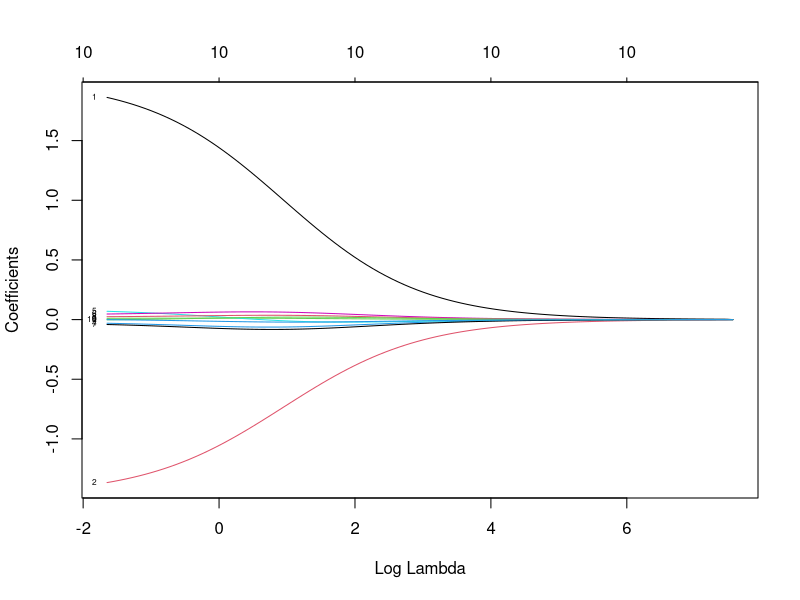

Write the R code that produced this figure.
#  Data: create near-collinearity 
set.seed(123)
n <- 200
x1 <- rnorm(n)
x2 <- x1 + rnorm(n, sd = 1e-3)          # near collinearity
X  <- cbind(1, x1, x2)
beta_true <- c(0.5, 1, -1)
y  <- X %*% beta_true + rnorm(n, sd = 0.1)

XtX <- t(X) %*% X
Xty <- t(X) %*% y

# OLS
beta_ols <- solve(XtX, Xty)
yhat_ols <- X %*% beta_ols
rmse_ols <- sqrt(mean((y - yhat_ols)^2))
cat("OLS coefficients:\n"); print(drop(beta_ols))
cat("OLS RMSE:", rmse_ols, "\n\n")

# Penalty matrix (don't penalize intercept)
p <- ncol(X)
P <- diag(p); P[1,1] <- 0

# Ridge solver (matrix form)
ridge_fit <- function(X, y, lambda, P) {
  solve(t(X) %*% X + lambda * P, t(X) %*% y)
}

lambda <- 1e-2
beta_ridge <- ridge_fit(X, y, lambda, P)
yhat_ridge <- X %*% beta_ridge
rmse_ridge <- sqrt(mean((y - yhat_ridge)^2))
cat("Ridge (lambda =", lambda, ") coefficients:\n"); print(drop(beta_ridge))
cat("Ridge RMSE:", rmse_ridge, "\n\n")

# --- Variance–covariance of ridge (homoskedastic) ---
sigma2_hat <- mean((y - yhat_ridge)^2)  # simple estimate of σ^2

Ainv <- solve(XtX + lambda * P)
Var_beta <- sigma2_hat * Ainv %*% XtX %*% Ainv
se_beta  <- sqrt(diag(Var_beta))

cat("Ridge coefficients:\n"); print(drop(beta_ridge))
cat("\nStandard errors (manual formula):\n"); print(se_beta)

## RIDGE REGRESSION command!

# Install
install.packages("glmnet")
library(glmnet)

# Simulate data
set.seed(123)
n <- 200
p <- 10
x <- matrix(rnorm(n * p), n, p)
y <- 3 + x[,1]*2 - x[,2]*1.5 + rnorm(n)

# Ridge regression (alpha = 0, makes it Ridge)
ridge_mod <- glmnet(x, y, alpha = 0)

# Show coefficients at different lambda values
print(ridge_mod)

#visualize

plot(ridge_mod, xvar = "lambda", label = TRUE)


###############
#Use cv.glmnet() to automatically find the lambda that minimizes prediction error:

cv_ridge <- cv.glmnet(x, y, alpha = 0)

# Best lambda values
cv_ridge$lambda.min     # Lambda with minimum CV error

# Coefficients at best lambda
coef(cv_ridge, s = "lambda.min")

##Variance should be computed manually.



